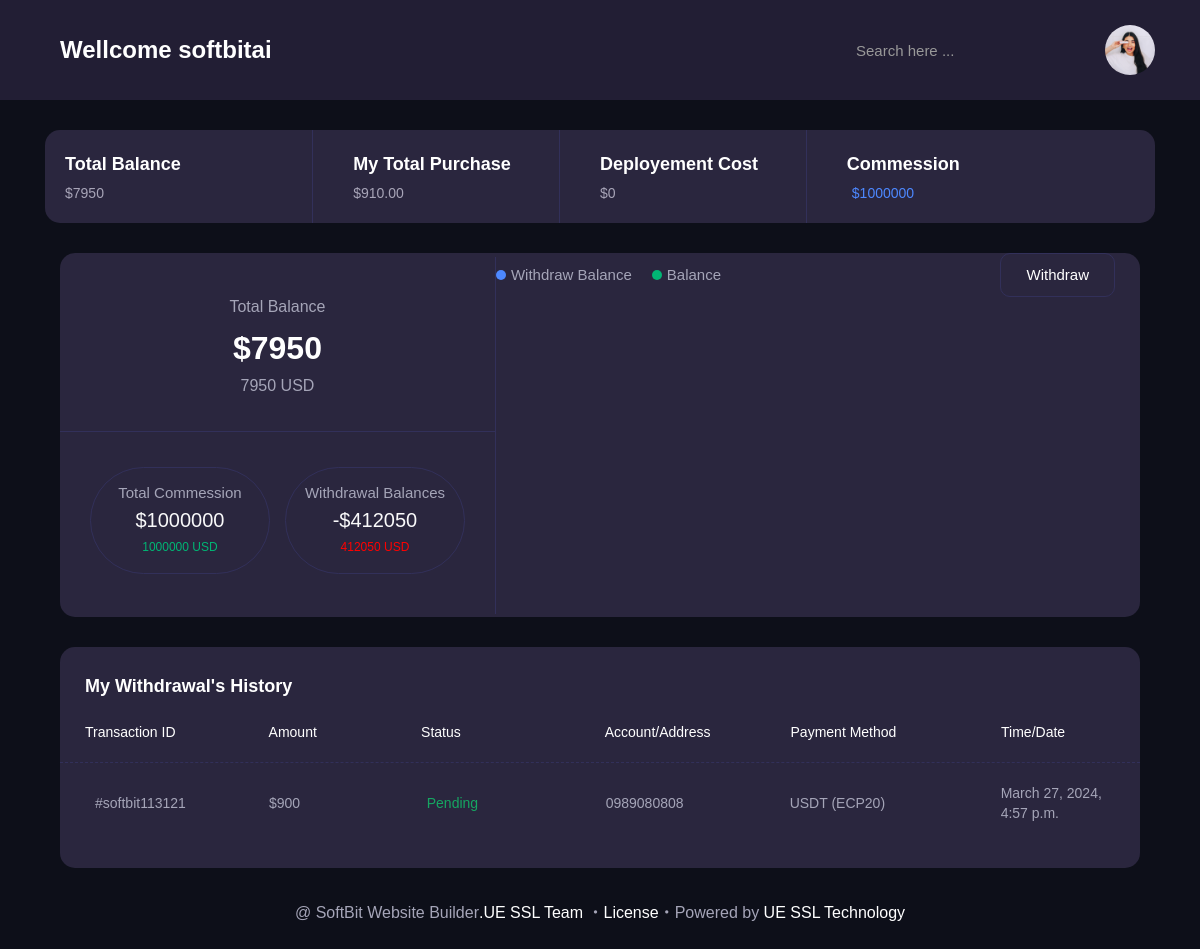
The app's page /userdashboard/ (signed in), older data.
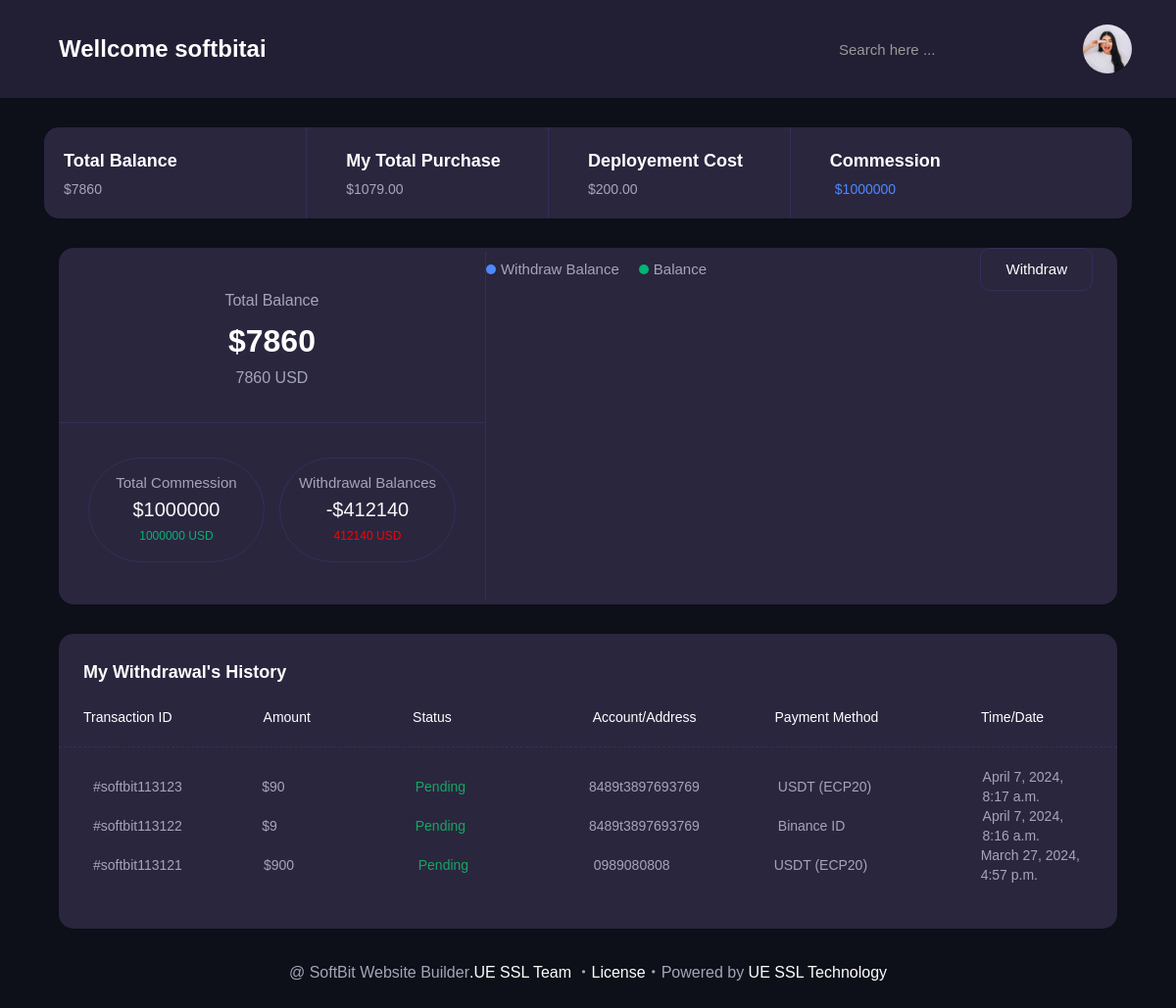
The same page, newer data.
### DynamicGenerator/models.py (models this page shows, shortened)
class Profile(models.Model):
    user=models.OneToOneField(User, on_delete=models.CASCADE)
    code=models.CharField(max_length=5,blank=True)
    recommended_by=models.ForeignKey(User,on_delete=models.CASCADE,blank=True,null=True,related_name="ref_by")
    profession=models.CharField(max_length=200,null=True)
    bio=models.TextField(null=True)
    profilepic=models.ImageField(upload_to='profilepic/', null=True,default='profilepic/118075335_744109276133549_1110864460278063364_n_c253ba2d-0077-40bc-82e3-372b_oJqMKqo.webp')
    created=models.DateTimeField(auto_now=True)
    balance=models.IntegerField(default=0)
    withdrawl_amount=models.IntegerField(default=0)
    commession=models.IntegerField(default=0)
    phone=models.CharField(max_length=200,null=True)
    address=models.CharField(max_length=200,null=True)
    city=models.CharField(max_length=200,null=True)
    state=models.CharField(max_length=200,null=True)
    country=models.CharField(max_length=200,null=True)
    facebook = models.URLField(blank=True, null=True)
    skype= models.URLField(blank=True, null=True)
    twitter = models.URLField(blank=True, null=True)
    linkedin = models.URLField(blank=True, null=True)

class Withdrawl_Request(models.Model):
    PENDING = 'Pending'
    APPROVED = 'Paid'
    STATUS_CHOICES = (
        (PENDING, 'Pending'),
        (APPROVED, 'Paid')
    )
    user = models.ForeignKey(User,  blank=True, null=True, on_delete=models.CASCADE)
    profile = models.ForeignKey(Profile,blank=True, null=True, on_delete=models.CASCADE)
    pay_method=models.CharField(max_length=30)
    account_no=models.CharField(max_length=50)
    account_title=models.CharField(max_length=50)
    bank=models.CharField(max_length=50,null=True)
    routing_no=models.CharField(max_length=50,null=True)
    status = models.CharField(max_length=20, choices=STATUS_CHOICES, default=PENDING)
    created_at = models.DateTimeField(default=timezone.now)
    amount = models.IntegerField(  default=0)
    class Meta:
        verbose_name_plural='Withdraw Request'
        ordering = ('-created_at',)

### DynamicGenerator/views.py (the view)
# urls.py: path('userdashboard/', userdashboard, name='userdashboard'),
@login_required
def userdashboard(request):
    data=Profile.objects.get(user=request.user)
    comtotal=data.commession
    totalbalance=data.balance
    userbalace=data.balance==0
    usercommession=data.commession==0
    totalwithdraw=data.withdrawl_amount
    user_withdrawal_requests = Withdrawl_Request.objects.filter(user=request.user)
    withdrawal_dates = list(user_withdrawal_requests.values_list('created_at', flat=True))
    withdrawal_dates_json = json.dumps([[date.year, date.month - 1, date.day] for date in withdrawal_dates])
    print(withdrawal_dates_json)
    purchase_plans = SitePurchase.objects.filter(user=request.user)
    total_purchase_amount = sum(plan.paid_amount for plan in purchase_plans)
    deploye_plan=Deploye.objects.filter(user=request.user)
    total_deploye = sum(plan.paid_amount for plan in deploye_plan)
    withdraw=Withdrawl_Request.objects.filter(user=request.user)
    Approved=Withdrawl_Request.objects.filter(user=request.user,status='Approved')
    return render(request, 'userdashboard.html',{'comtotal':comtotal,'totalbalance':totalbalance,'userbalace':userbalace,'totalwithdraw':totalwithdraw,'withdrawal_dates_json':withdrawal_dates_json,'withdraw':withdraw, 'Approved':Approved,'total_purchase_amount':total_purchase_amount,'total_deploye':total_deploye,'usercommession':usercommession})

### templates/userdashboard.html (shortened to what this page needs)
{% extends 'dashboard.html'%}
{% block content %}
    <div class="sections-wrapper">
      <div class="container">
        <div class="exchange-sngel-wrapper">
            <div class="w-layout-grid exchange-card-grid">
                <div id="w-node-fe23cacf-9998-c7ba-fea9-bcae08058672-fcbd0fcf"
                    class="exchange-card-singel-wrapper">
                    <div class="exchange-card-image-text-wrapper">
                        <div class="exchange-card-text-wrapper">
                            <h2 class="exchange-card-name"> Total Balance
                            </h2>
                            <div class="exchange-card-info">${{totalbalance}}</div>
                        </div>
                    </div>
                </div>
                <div id="w-node-b02e7eee-e072-cd1d-ea60-d011ef317832-fcbd0fcf"
                    class="exchange-card-singel-wrapper">
                    <div class="exchange-card-text-wrapper">
                        <h2 class="exchange-card-name">My Total Purchase </h2>
                        <div class="exchange-card-info">${{total_purchase_amount}}</div>
                    </div>
                </div>
                <div id="w-node-_0c5de506-5b8d-f5e2-22e6-6721e0c44cc2-fcbd0fcf"
                    class="exchange-card-singel-wrapper">
                    <div class="exchange-card-text-wrapper">
                        <h2 class="exchange-card-name">Deployement Cost</h2>
                        <div class="exchange-card-info">${{total_deploye}}</div>
                    </div>
                </div>
                <div id="w-node-_86edd98d-317a-6529-1e1f-cf4df71ffd81-fcbd0fcf"
                    class="exchange-card-singel-wrapper">
                    <div class="card-height-wrapper">
                        <div class="exchange-card-text-wrapper">
                            <h2 class="exchange-card-name">Commession</h2>
                            <div class="exchange-card-detais"><img
                                <div class="exchange-card-info low">${{comtotal}} </div>
                            </div>
                        </div>
    </div>
    </div>
    </div>
    </div>
    <div class="wallets-wrapper">
      <div class="container">
        <div class="wallets-balance-chart-wrapper">
          <div class="wallets-balance-wrapper">
            <div class="wallets-balance-text-wrapper">
              <div class="wallets-balance-text-block">Total Balance</div><h2 class="wallets-balance-code">${{totalbalance}}</h2><div class="wallets-balance-price">{{totalbalance}} USD</div>
            </div>
            <div class="wallets-balance-details-wrapper">
              <div class="wallets-balance-details-singel mr15">
                <div class="wallets-balance-details-text-block">Total Commession</div>
                <div class="wallets-balance-details-price">${{comtotal}}</div>
                <div class="wallets-balance-details-small">{{comtotal}} USD</div>
              </div>
              <div class="wallets-balance-details-singel">
                <div class="wallets-balance-details-text-block">Withdrawal Balances</div>
                <div class="wallets-balance-details-price">-${{totalwithdraw}}</div>
                <div class="wallets-balance-details-small" style="color: red;">{{totalwithdraw}} USD</div>
              </div>
            </div>
          </div>
          <div class="wallets-chart-wrapper">
            <div class="balance-categorys-top-content">
              <div class="balance-categorys">
                <div class="balance-category-singel">
                  <div class="balance-categorys-dote"></div>
                  <div class="balance-category-text">Withdraw Balance</div>
                </div>
                <div class="balance-category-singel ml20">
                  <div class="balance-categorys-dote two"></div>
                  <div class="balance-category-text">Balance </div>
                </div>
              </div>
              <div class="balance-categorys-button-wrapper">
                {% if userbalace %} <a data-w-id="2ddbe32e-1013-eb28-109f-80fa3ce4a544" href="/referal/" class="balance-categorys-button deposite w-button">Share  Affliate Link To Friend To Make Money  </a>
            {% else %}
                <a data-w-id="2b8c7772-1480-0876-d7ce-a0cd968eaf52" href="#" class="balance-categorys-button withdraw w-button">Withdraw</a>{% endif %}
            </div>
            </div>
            <div class="balance-crat-image-wrapper">
              <div id="donutchart" style="width: 100%; height: 300px;"></div></div>
          </div>
        </div>
        <div class="cryptocurrency-prices-table-wrapper">
          <div class="cryptocurrency-prices-table-top-content">
            <div class="dashboard-chart-title-wrap mb0">
              <h2 class="dashboard-chart-title">My Withdrawal&#x27;s History</h2>
            </div>
          </div>
          <div class="cryptocurrency-table-headings">
            <div class="w-layout-grid cryptocurrency-table-grid two">
              <div id="w-node-_6d10333f-639d-2dae-6921-2d2ef36b2b7a-c121d338" class="cryptocurrency-table-heading-wrap">
                <h3 class="cryptocurrency-table-heading">Transaction ID</h3>
              </div>
              <div id="w-node-_6d10333f-639d-2dae-6921-2d2ef36b2b7d-c121d338" class="cryptocurrency-table-heading-wrap">
                <h3 class="cryptocurrency-table-heading">Amount</h3>
              </div>
              <div id="w-node-_6d10333f-639d-2dae-6921-2d2ef36b2b80-c121d338" class="cryptocurrency-table-heading-wrap">
                <h3 class="cryptocurrency-table-heading">Status</h3>
              </div>
              <div id="w-node-_6d10333f-639d-2dae-6921-2d2ef36b2b83-c121d338" class="cryptocurrency-table-heading-wrap">
                <h3 class="cryptocurrency-table-heading">Account/Address</h3>
              </div>
              <div id="w-node-_6d10333f-639d-2dae-6921-2d2ef36b2b86-c121d338" class="cryptocurrency-table-heading-wrap">
                <h3 class="cryptocurrency-table-heading">Payment Method</h3>
              </div>
              <div id="w-node-_6d10333f-639d-2dae-6921-2d2ef36b2b89-c121d338" class="cryptocurrency-table-heading-wrap">
                <h3 class="cryptocurrency-table-heading">Time/Date</h3>
              </div>
            </div>
          </div>
          <div class="cryptocurrency-table">
            {% for data in withdraw %}
            <div class="w-layout-grid cryptocurrency-table-grid two">
              <div id="w-node-_6d10333f-639d-2dae-6921-2d2ef36b2b8e-c121d338" class="cryptocurrency-table-singel">
                <div class="cryptocurrency-table-token">
                  <div class="cryptocurrency-table-token-text-block">#softbit1131{{data.id}}</div>
                </div>
              </div>
              <div id="w-node-_6d10333f-639d-2dae-6921-2d2ef36b2b94-c121d338" class="cryptocurrency-table-singel">
                <div class="cryptocurrency-table-text-wrap">
                  <div class="cryptocurrency-table-text-block">${{data.amount}}</div>
                </div>
              </div>
              <div id="w-node-_6d10333f-639d-2dae-6921-2d2ef36b2b9c-c121d338" class="cryptocurrency-table-singel">
                <div class="exchange-card-detais">
                  <div class="exchange-card-info high">{{data.status}}</div>
                </div>
              </div>
              <div id="w-node-_6d10333f-639d-2dae-6921-2d2ef36b2b98-c121d338" class="cryptocurrency-table-singel">
                <div class="cryptocurrency-table-text-wrap">
                  <div class="cryptocurrency-table-text-block">{{data.account_no}}</div>
                </div>
              </div>
              <div id="w-node-_6d10333f-639d-2dae-6921-2d2ef36b2ba1-c121d338" class="cryptocurrency-table-singel">
                <div class="cryptocurrency-table-text-wrap">
                  <div class="cryptocurrency-table-text-block">{{data.pay_method}}</div>
                </div>
              </div>
              <div id="w-node-_6d10333f-639d-2dae-6921-2d2ef36b2ba5-c121d338" class="cryptocurrency-table-singel">
                <div class="cryptocurrency-table-text-wrap">
                  <div class="cryptocurrency-table-text-block">{{data.created_at}}</div>
                </div>
              </div>
            </div>
            {% endfor %}
          </div>
        </div>
      </div>
    </div>
  </div>
{% endblock %}

### templates/dashboard.html (shortened to what this page needs)
{% load static %}
<!DOCTYPE html>
<html data-wf-domain="crypzai.webflow.io" data-wf-page="6332f5be1216d974c121d338" data-wf-site="632e9fa0dfa1117a99e55716">
  <head>
    <link href="{% static '/css/dashboard.css' %}" rel="stylesheet" type="text/css" />
  </head>
  <body>
    <div class="page-wrapper">
      <div class="topbar-wrapper">
        <div class="header-content">
          <div class="header-toggle-wrapper">
            <div class="header-title-wrapper">
              <h1 class="header-title">Wellcome {{request.user.username}}</h1>
            </div>
          </div>
          <div class="header-right-content">
            <div class="header-search-wrapper">
              <form class="header-search w-form">
                <input type="search" class="header-search-input w-input" maxlength="256"  placeholder="Search here ..." id="search" required=""
                hx-post="{% url 'search' %}"
    hx-target='#results'
    hx-trigger="keyup changed delay:500ms"
    name="search"
                />
              </form>
            </div>
            <div class="header-profile-wrapper">
              <div data-hover="false" data-delay="0" data-w-id="28e1feed-ba8a-8ccc-d88e-32db77acf15e" class="header-profile-drp w-dropdown">
                <div class="header-profile-dropdown-toggle w-dropdown-toggle">
                  <img src="{{user.profile.profilepic.url}}" loading="lazy" alt="" class="nav-profile-arrow" style="width: 50px; height: 50px; border-radius: 110px;" />
                </div>
              </div>
            </div>
          </div>
        </div>
      </div>
     {% block content %}{% endblock  %}
     <div class="footer">
      <div class="container">
        <div class="footer-details-wrapper">
          <div class="footer-text-block">
            @ SoftBit Website Builder<a href="#" target="_blank" class="footer-text-link">.UE SSL Team  </a>・<a href="#" class="footer-text-link">License</a>・Powered by <a href="#" target="_blank" class="footer-text-link">UE SSL Technology </a>
          </div>
        </div>
      </div>
    </div>
    </div>
  </body>
</html>

Row changes from the older to the newer data that the page shows:
added Withdrawl_Request: id "23", amount "90", status "Pending", account_no "8489t3897693769", pay_method "USDT (ECP20)", created_at "April 7, 2024, 8:17 a.m."
added Withdrawl_Request: id "22", amount "9", status "Pending", account_no "8489t3897693769", pay_method "Binance ID", created_at "April 7, 2024, 8:16 a.m."
Text that changed along with them:
{{ totalbalance }}: "7950" → "7860"
{{ total_purchase_amount }}: "910.00" → "1079.00"
{{ total_deploye }}: "0" → "200.00"
{{ totalwithdraw }}: "412050" → "412140"
